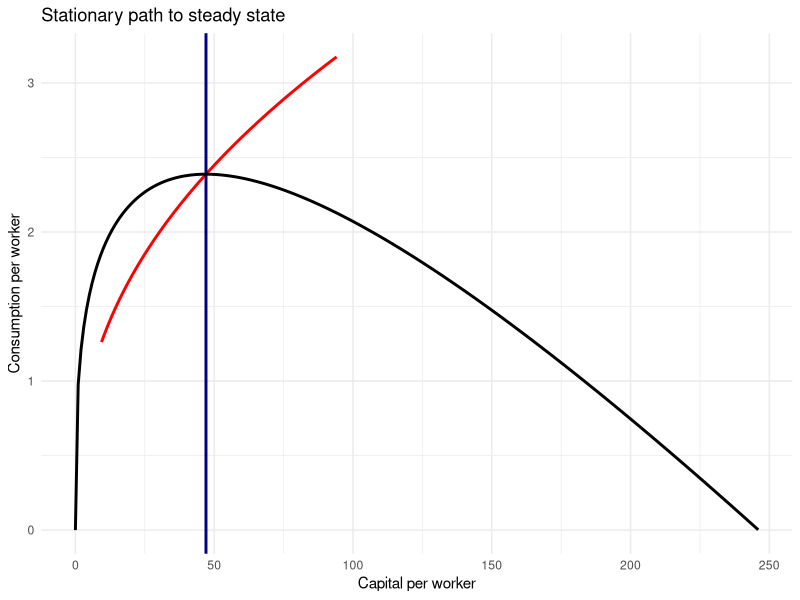
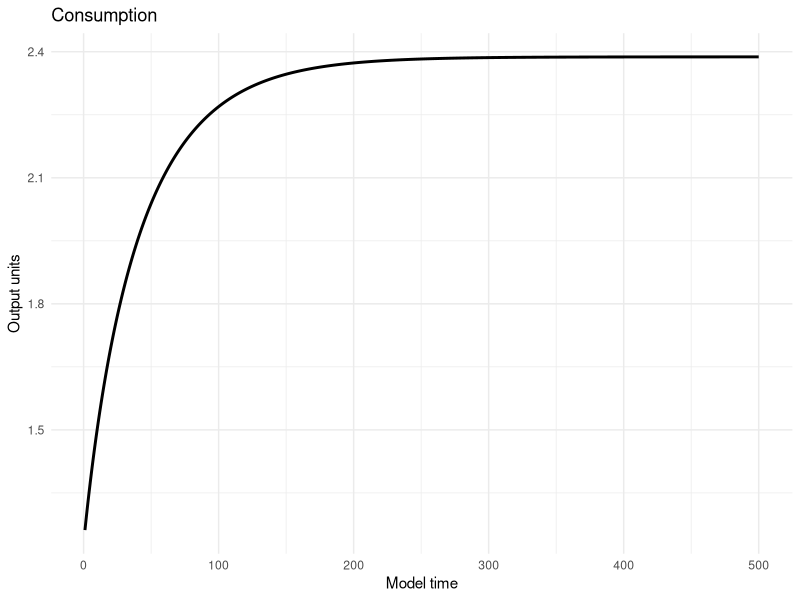
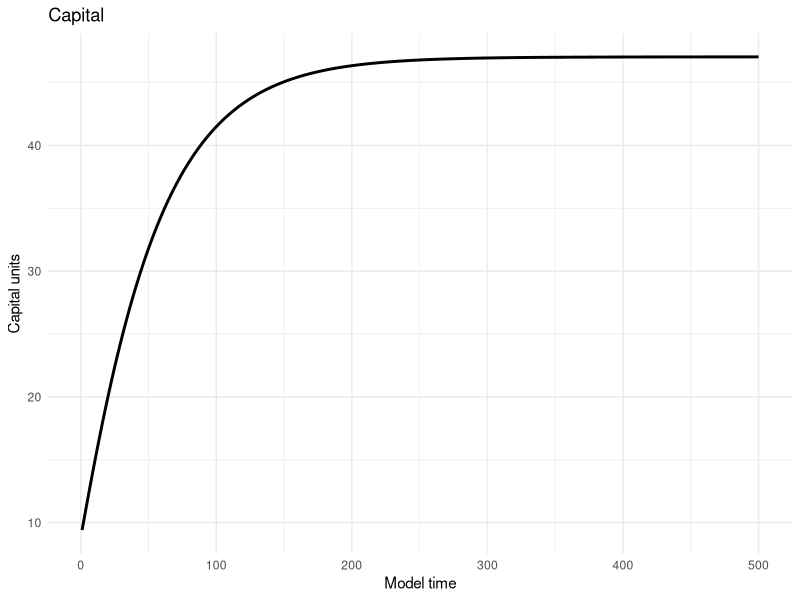
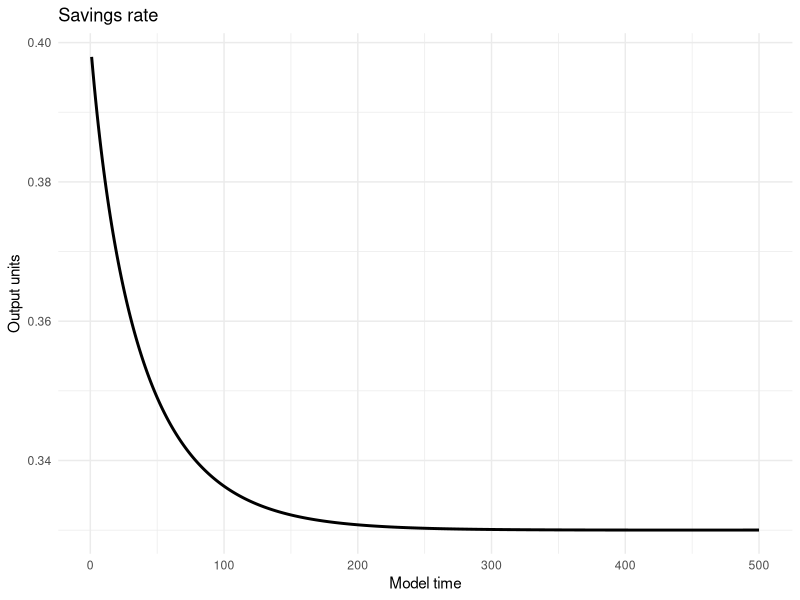
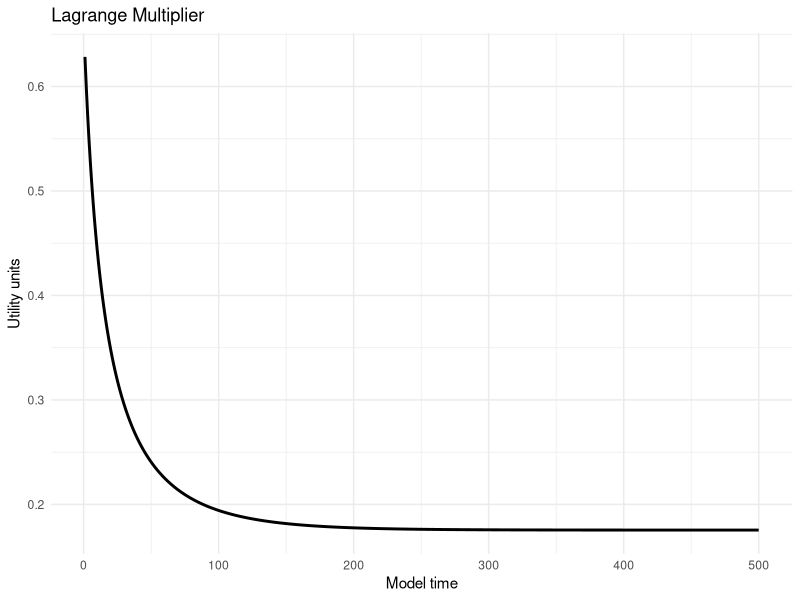
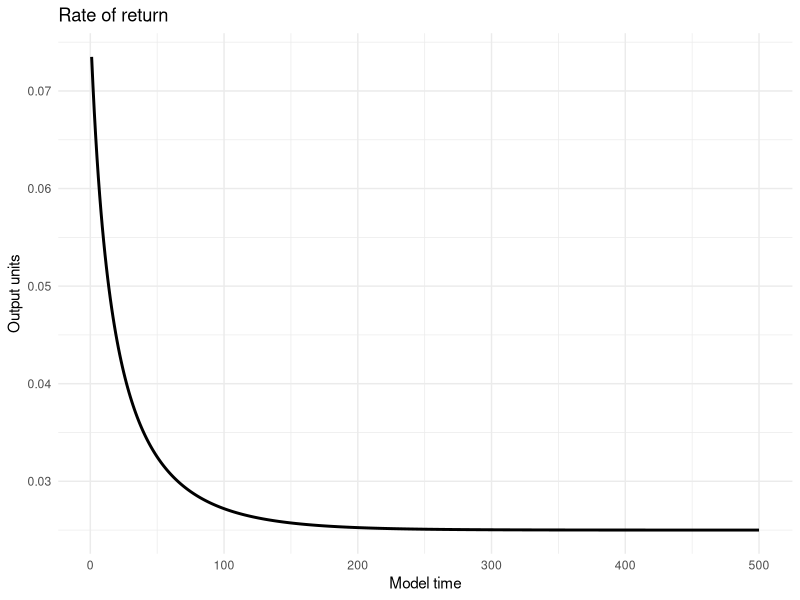

The R source for these figures, in order:
##############################
#
# a = capital share of output
# b = discount rate
# g = utility parameter
# d = depreciation rate
# n = population growth
# N_0 = initial population
# K_0 = initial capital
# TE = final time period
#
##############################

a = 0.33
b = 0.95
p = 1-b
g = 2
d = 0.015
n = 0.01
TE = 500

# note: uses CRRA utility function of the form c^(1-g) /(1-g)
# and a cobb-douglas production function of the (per-capita) form f^a

u_c = 
  function(c, g){
    if( g == 1 ){
      u = log(c)
    }else{
      u = (c^(1-g))/(1-g)
    }
    return(u)
  }

u_prime = 
  function(c, g){
    u_prime = c^(-g)
    return(u_prime)
  }

little_f = 
  function(k, a){
    lil_f = k^a
    return(lil_f)
  }

little_f_prime =
  function(k, a){
    lil_f_prime = a*k^(a-1)
    return(lil_f_prime)
  }

k_next = 
  function(k,c, a, n, d){
    k_next = k + little_f(k, a) - (n + d)*k - c 
    k_out = max(k_next,0)
    return(k_out)
  }

c_next = 
  function(k,c, a, n, d, g, p){
    c_next = c + c*((n + d + little_f_prime(k,a) - p)/g)
    c_out = max(c_next,0)
    return(c_out)
  }

stationary_k_curve = 
  function(k, a, n, d){
    c = 
      k^a - (n+d)*k
    
    return(c)
  }
    
k_ss = 
  (a/(p-n-d))^(1/(1-a))

c_ss = 
  k_ss^a - (n+d)*k_ss

shooter_function = 
  function(c0, k0, tmax = TE){
    
    if( c0 > little_f(k0,a) ){stop("Consumption is infeasible.")}
    
    c_vec = rep(0, tmax )
    k_vec = rep(0, tmax )
    
    c_vec[1] = c0
    k_vec[1] = k0
    
    for(t in 2:tmax){
      
      
      k_vec[t] = 
        k_next( k_vec[(t-1)], c_vec[(t-1)], a, n, d)
      
      c_vec[t] = 
        c_next( k_vec[(t-1)], c_vec[(t-1)], a, n, d, g, p)
      
    }
    
    return(list(k_vec,c_vec))
  }

bisection_function = 
  function( k0, tmax = TE, tol = 1e-4, max_iter = 5000, k_ter = k_ss, c_ter = c_ss
           ){
    
    # right now will only work for guesses in the lower stable region
    
    c0_upper = little_f(k0, a)
    
    if( k0 > k_ter){
      c0_lower = stationary_k_curve(k0, a, n, d)
    }else{
      c0_lower = 0
    }
    
    i=0
    error_k = tol + 1
    error_c = tol + 1
    while(i < max_iter & (error_k > tol | error_c > tol) ){
      
      c0 = (c0_lower+c0_upper)/2
      
      k_vec = shooter_function(c0, k0)[[1]]
      c_vec = shooter_function(c0, k0)[[2]]
      
      if(k_vec[tmax] > k_ter & c_vec[tmax] < c_ter){
        c0_lower = c0 
      }else if(k_vec[tmax] < k_ter & c_vec[tmax] < c_ter){
        c0_upper = c0
      }else if(k_vec[tmax] < k_ter & c_vec[tmax] > c_ter){
        c0_upper = c0
      }
      
      error_k = abs(k_vec[tmax] - k_ter)
      error_c = abs(c_vec[tmax] - c_ter)
      
      i = i+1
      
      }
      
    out_tbl = 
      data.frame(
        capital = k_vec,
        consump = c_vec,
        time = 1:tmax,
        iter = rep(i, TE),
        error_cap = rep(error_k, TE),
        error_cons = rep(error_c, TE)
      )
    
    return(out_tbl)
    }

# heads up; convergence with this shooting algorithm is VERY sensitive to (n, d) choices!!
# if you choose different (n, d) may not converge before the maximum iterations

lower_sp = 
  bisection_function(0.2*k_ss)

upper_sp = 
  bisection_function(2*k_ss)

# plots; let's use ggplot2 to make these look smooth

library(tidyverse)

ggplot( ) + 
  geom_line(
    data = lower_sp |> 
      bind_rows(
        upper_sp
      ),
    aes(x = capital, y = consump),
    linewidth=1,color='red') + 
  geom_vline(xintercept = k_ss, linewidth = 1, color = 'navyblue') +
  geom_line(data = 
              tibble(
                k = seq(0,(n+d)^(-(1/(1-a))),1),
                c = stationary_k_curve(k,a,n,d)
              ),
            aes( x = k, y = c),
            linewidth = 1
            ) +
  labs(title = paste0("Stationary path to steady state"), x = "Capital per worker", y = "Consumption per worker") + 
  theme_minimal()

lower_sp  |> 
  ggplot(aes(x = time, y = consump) ) + 
  geom_line(linewidth = 1) + 
  labs(title = "Consumption", x = "Model time", y = "Output units") + 
  theme_minimal()

lower_sp  |> 
  ggplot(aes(x = time, y = capital) ) + 
  geom_line(linewidth = 1) + 
  labs(title = "Capital", x = "Model time", y = "Capital units") + 
  theme_minimal()

lower_sp  |> 
  ggplot(aes(x = time, y = (little_f(capital,a)-consump)/little_f(capital,a) ) ) + 
  geom_line(linewidth = 1) + 
  labs(title = "Savings rate", x = "Model time", y = "Output units") + 
  theme_minimal()

lower_sp  |> 
  ggplot(aes(x = time, y = u_prime(consump,g)) ) + 
  geom_line(linewidth = 1) + 
  labs(title = "Lagrange Multiplier", x = "Model time", y = "Utility units") + 
  theme_minimal()

lower_sp |> 
  ggplot(aes(x = time, y = little_f_prime(capital,a)) ) + 
  geom_line(linewidth = 1) + 
  labs(title = "Rate of return", x = "Model time", y = "Output units") + 
  theme_minimal()
